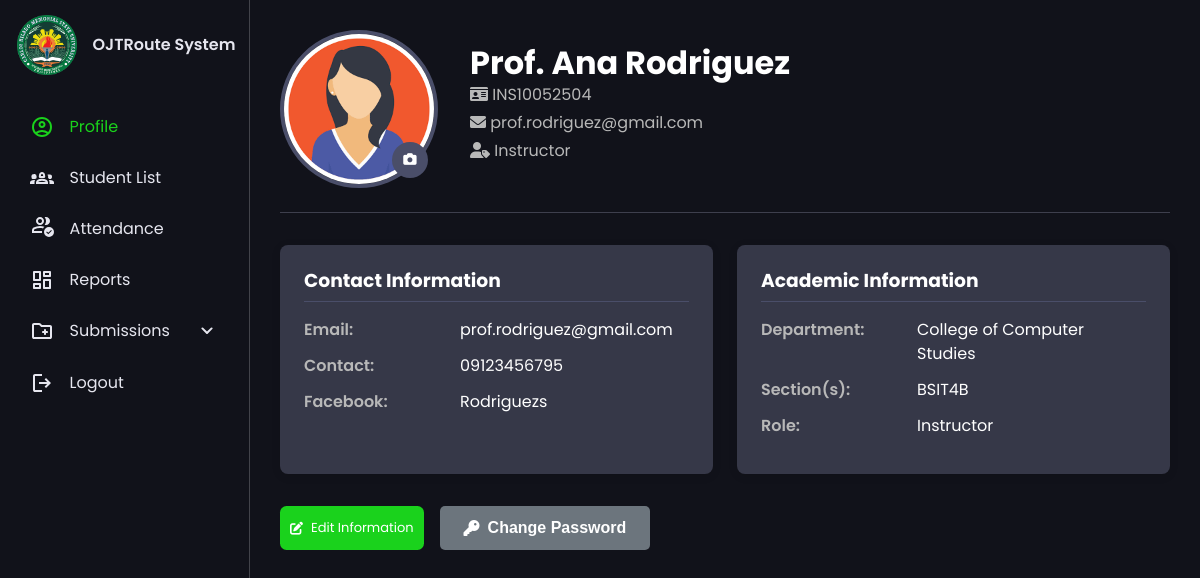
Page /instructor/profile.php (signed in) on the earlier database version.
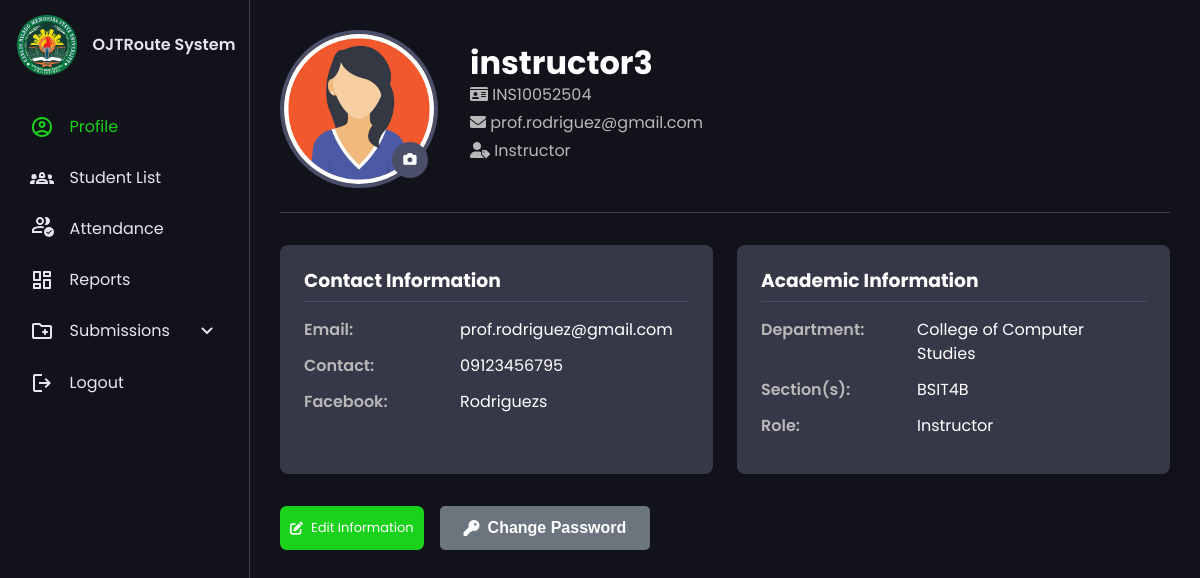
Same page on the later database version.
### tables this page shows
CREATE TABLE `instructors` (
  `id` int(11) UNSIGNED NOT NULL,
  `user_id` int(11) UNSIGNED NOT NULL COMMENT 'FK to users table',
  `department` varchar(100) DEFAULT NULL COMMENT 'Department/College',
  `created_at` timestamp NOT NULL DEFAULT current_timestamp(),
  `updated_at` timestamp NOT NULL DEFAULT current_timestamp() ON UPDATE current_timestamp()
);

CREATE TABLE `users` (
  `id` int(11) UNSIGNED NOT NULL,
  `school_id` varchar(20) NOT NULL COMMENT 'School/Employee ID used in CSV & listings',
  `full_name` varchar(100) NOT NULL,
  `email` varchar(100) NOT NULL,
  `password_hash` varchar(255) NOT NULL COMMENT 'Hashed password (bcrypt/argon2)',
  `role` enum('admin','student','instructor') NOT NULL,
  `gender` enum('male','female','non-binary') DEFAULT NULL,
  `section_id` int(11) UNSIGNED DEFAULT NULL COMMENT 'FK to sections - only for students',
  `contact` varchar(20) DEFAULT NULL COMMENT 'Contact number',
  `facebook_name` varchar(100) DEFAULT NULL COMMENT 'Facebook name/username',
  `year` varchar(10) DEFAULT NULL COMMENT 'Academic year',
  `profile_pic_path` varchar(255) DEFAULT NULL COMMENT 'Path to profile picture',
  `is_archived` tinyint(1) NOT NULL DEFAULT 0 COMMENT 'For archive-by-year feature',
  `archived_at` timestamp NULL DEFAULT NULL,
  `created_at` timestamp NOT NULL DEFAULT current_timestamp(),
  `updated_at` timestamp NOT NULL DEFAULT current_timestamp() ON UPDATE current_timestamp()
);

### app/services/InstructorService.php (called while the page is built, shortened)
<?php
class InstructorService
{
    private $db;
    private function connect()
    {
        try {
            $config = require __DIR__ . '/../../config/database.php';
            $dsn = "mysql:host={$config['host']};dbname={$config['dbname']};charset={$config['charset']}";
            $this->db = new \PDO($dsn, $config['username'], $config['password'], [
                \PDO::ATTR_ERRMODE => \PDO::ERRMODE_EXCEPTION,
                \PDO::ATTR_DEFAULT_FETCH_MODE => \PDO::FETCH_ASSOC,
                \PDO::ATTR_EMULATE_PREPARES => false,
            ]);
        } catch (\PDOException $e) {
            error_log('Database connection error: ' . $e->getMessage());
            throw new \Exception('Database connection failed');
        }
    }
    public function getInstructorId($userID)
    {
        try {
            $stmt = $this->db->prepare("
                SELECT id
                FROM instructors
                WHERE user_id = :user_id
            ");
            $stmt->execute([':user_id' => $userID]);
            $result = $stmt->fetch();
            return $result ? $result['id'] : null;
        } catch (\PDOException $e) {
            error_log('Get instructor ID error: ' . $e->getMessage());
            return null;
        }
    }
    public function getInstructorProfile($userId)
    {
        try {
            $stmt = $this->db->prepare("
                SELECT
                    u.id as user_id,
                    u.school_id,
                    u.full_name,
                    u.email,
                    u.contact,
                    u.facebook_name,
                    u.profile_pic_path,
                    u.role,
                    i.department
                FROM users u
                LEFT JOIN instructors i ON u.id = i.user_id
                WHERE u.id = :user_id
                AND u.role = 'instructor'
            ");
            $stmt->execute([':user_id' => $userId]);
            return $stmt->fetch();
        } catch (\PDOException $e) {
            error_log('Get instructor profile error: ' . $e->getMessage());
            return null;
        }
    }
    public function getInstructorSections($instructorId)
    {
        try {
            $stmt = $this->db->prepare("
                SELECT
                    id,
                    section_code,
                    section_name,
                    department,
                    year,
                    is_active
                FROM sections
                WHERE instructor_id = :instructor_id
                AND is_active = 1
                ORDER BY section_code ASC
            ");
            $stmt->execute([':instructor_id' => $instructorId]);
            return $stmt->fetchAll();
        } catch (\PDOException $e) {
            error_log('Get instructor sections error: ' . $e->getMessage());
            return [];
        }
    }
}

### config/database.php (called while the page is built)
<?php
return [
    'host' => 'localhost',
    'dbname' => 'ojt_db',
    'username' => 'root',
    'password' => '',
    'charset' => 'utf8mb4',
    'options' => [
        PDO::ATTR_ERRMODE => PDO::ERRMODE_EXCEPTION,
        PDO::ATTR_DEFAULT_FETCH_MODE => PDO::FETCH_ASSOC,
        PDO::ATTR_EMULATE_PREPARES => false,
    ]
];

### public/instructor/profile.php (the view, shortened to what the changed rows need)
<?php
require_once __DIR__ . '/../../app/services/InstructorService.php';
$instructorService = new \App\Services\InstructorService();
$user_id = $_SESSION['user_id'];
$instructor = $instructorService->getInstructorProfile($user_id);
$instructor_id = $instructorService->getInstructorId($user_id);
$sections = $instructorService->getInstructorSections($instructor_id);
$section_names = array_map(function($s) { return $s['section_name']; }, $sections);
$section_string = !empty($section_names) ? implode(', ', $section_names) : 'No sections assigned';
$instructor_data = [
    'profile_pic' => !empty($instructor['profile_pic_path']) ? $instructor['profile_pic_path'] : '../../storage/images/default_profile.jpg',
    'fullname' => $instructor['full_name'],
    'school_id' => $instructor['school_id'],
    'email' => $instructor['email'],
    'role' => ucfirst($instructor['role']),
    'contact' => $instructor['contact'] ?: 'Not provided',
    'facebook' => $instructor['facebook_name'] ?: 'Not provided',
    'section' => $section_string,
    'department' => $instructor['department'] ?: 'Not assigned'
];
?>
<!DOCTYPE html>
<html lang="en">
<head>
    <link rel="stylesheet" href="https://cdnjs.cloudflare.com/ajax/libs/font-awesome/6.0.0/css/all.min.css">
    <link rel="stylesheet" href="../css/instructor_style.css">
</head>
<body>
    <main>
        <div class="profile-container">
            <div class="profile-header">
                <div class="profile-pic-container">
                    <img src="<?php echo htmlspecialchars($instructor_data['profile_pic']); ?>" alt="Profile Picture" class="profile-pic">
                    <button class="change-pic-btn" onclick="document.getElementById('changePicModal').style.display='block'">
                        <i class="fas fa-camera"></i>
                    </button>
                </div>
                <div class="profile-info">
                    <h1><?php echo htmlspecialchars($instructor_data['fullname']); ?></h1>
                    <p><i class="fas fa-id-card"></i> <?php echo htmlspecialchars($instructor_data['school_id']); ?></p>
                    <p><i class="fas fa-envelope"></i> <?php echo htmlspecialchars($instructor_data['email']); ?></p>
                    <p><i class="fas fa-user-tag"></i> <?php echo htmlspecialchars($instructor_data['role']); ?></p>
                </div>
            </div>
            <div class="profile-details">
                <div class="detail-card">
                    <div class="detail-item">
                        <div class="detail-label">Email:</div>
                        <div class="detail-value"><?php echo htmlspecialchars($instructor_data['email']); ?></div>
                    </div>
                    <div class="detail-item">
                        <div class="detail-label">Contact:</div>
                        <div class="detail-value"><?php echo htmlspecialchars($instructor_data['contact']); ?></div>
                    </div>
                    <div class="detail-item">
                        <div class="detail-label">Facebook:</div>
                        <div class="detail-value"><?php echo htmlspecialchars($instructor_data['facebook']); ?></div>
                    </div>
                </div>
                <div class="detail-card">
                    <div class="detail-item">
                        <div class="detail-label">Department:</div>
                        <div class="detail-value"><?php echo htmlspecialchars($instructor_data['department']); ?></div>
                    </div>
                </div>
            </div>
        </div>
    </main>
</body>
</html>

Differences in the rows shown:
changed through a linked row, instructors "College of Computer Studies": user.full_name "Prof. Ana Rodriguez" → "instructor3"
